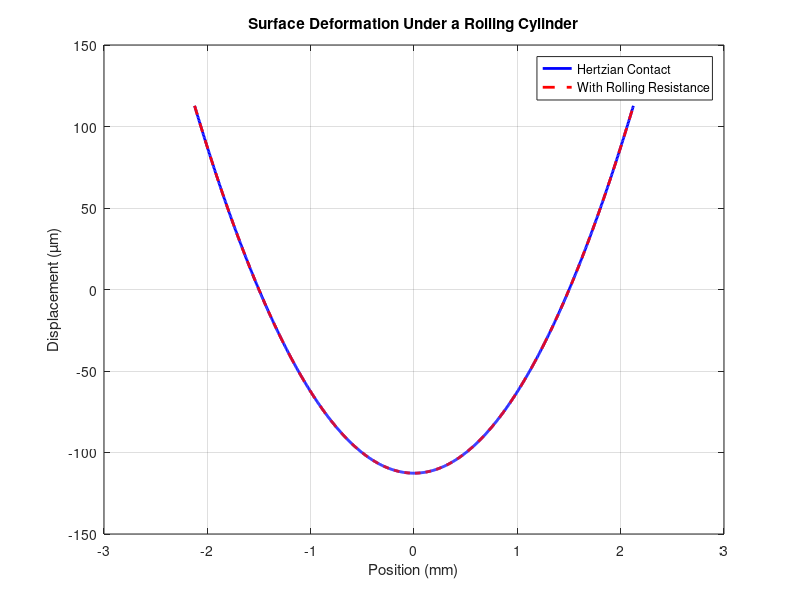

MATLAB code for this plot:
% MATLAB Simulation: Surface Displacement Under a Rolling Cylinder

clear; clc; close all;

% Define Material Properties
E  = 5e6;    % Young's Modulus (Pa) [Example: Soft Polymer]
nu = 0.45;   % Poisson's Ratio
E_star = E / (1 - nu^2); % Effective modulus

% Define Roller Properties
R = 0.01;    % Radius of the Roller (m) [Example: 10 mm]
F_n = 1;     % Normal Load (N)
mu_ro = 0.01; % Rolling friction coefficient
lambda_ro = 1e-3; % Rolling resistance length scale (m)

% Compute Hertzian Contact Parameters
delta = (9/16)^(1/3) *(F_n^(2/3)) / ((E_star)^(2/3) * R^(1/3));  % Indentation depth
a = ((3 * F_n * R) / (4 * E_star))^(1/3);  % Contact half-width

% Define x-axis (surface positions)
x = linspace(-2*a, 2*a, 1000); % Simulation domain

% Compute Surface Displacement Using Hertz Theory
u_hertz = -delta + (x.^2)/(2*R); % Parabolic profile

% Compute Rolling Resistance Term
u_roll = (mu_ro * lambda_ro * F_n) / (E_star * a);

% Compute Total Displacement
u_total = u_hertz ;

% Plot Results
figure;
plot(x * 1e3, u_hertz * 1e6, 'b-', 'LineWidth', 2); hold on;
plot(x * 1e3, u_total * 1e6, 'r--', 'LineWidth', 2);
legend('Hertzian Contact', 'With Rolling Resistance');
xlabel('Position (mm)');
ylabel('Displacement (µm)');
title('Surface Deformation Under a Rolling Cylinder');
grid on;
